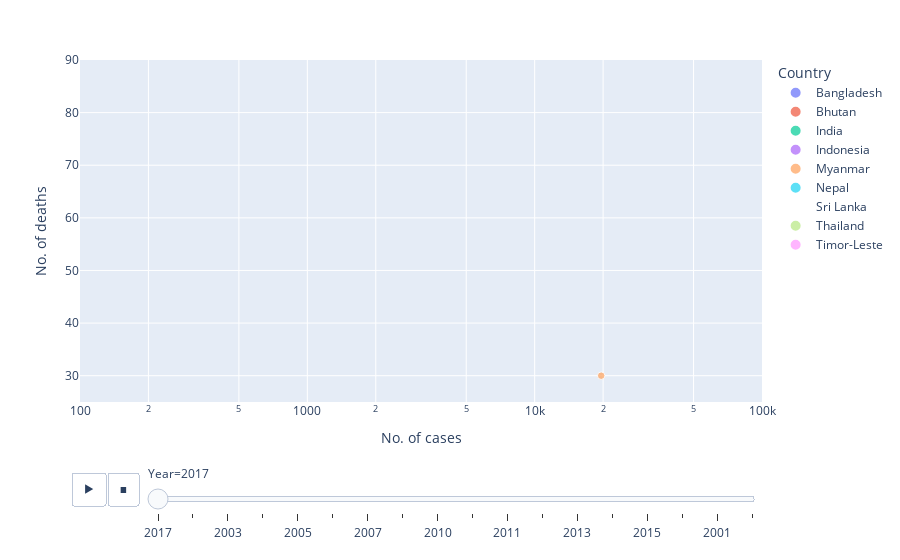

The notebook cell this image was saved under:
### Code cell
import plotly.express as px
px.scatter(df1, x="No. of cases", y="No. of deaths", animation_frame="Year", animation_group="Country",
           size="No. of cases", color="Country", hover_name="Country",
           log_x=True, size_max=55, range_x=[100,100000], range_y=[25,90])

### Figure 1 — Plotly figure (JSON) as saved in the notebook; plotly's stock layout.template omitted (floating-point values rounded to 4 significant figures)
{"data": [{"hovertemplate": "<b>%{hovertext}</b><br><br>Country=Bangladesh<br>Year=2017<br>No. of cases=%{marker.size}<br>No. of deaths=%{y}<extra></extra>", "hovertext": ["Bangladesh"], "ids": ["Bangladesh"], "legendgroup": "Bangladesh", "marker": {"color": "#636efa", "size": [4893], "sizemode": "area", "sizeref": 689.4, "symbol": "circle"}, "mode": "markers", "name": "Bangladesh", "orientation": "v", "showlegend": true, "type": "scatter", "x": [4893], "xaxis": "x", "y": [13], "yaxis": "y"}, {"hovertemplate": "<b>%{hovertext}</b><br><br>Country=Bhutan<br>Year=2017<br>No. of cases=%{marker.size}<br>No. of deaths=%{y}<extra></extra>", "hovertext": ["Bhutan"], "ids": ["Bhutan"], "legendgroup": "Bhutan", "marker": {"color": "#EF553B", "size": [24], "sizemode": "area", "sizeref": 689.4, "symbol": "circle"}, "mode": "markers", "name": "Bhutan", "orientation": "v", "showlegend": true, "type": "scatter", "x": [24], "xaxis": "x", "y": [1], "yaxis": "y"}, {"hovertemplate": "<b>%{hovertext}</b><br><br>Country=India<br>Year=2017<br>No. of cases=%{marker.size}<br>No. of deaths=%{y}<extra></extra>", "hovertext": ["India"], "ids": ["India"], "legendgroup": "India", "marker": {"color": "#00cc96", "size": [844558], "sizemode": "area", "sizeref": 689.4, "symbol": "circle"}, "mode": "markers", "name": "India", "orientation": "v", "showlegend": true, "type": "scatter", "x": [844558], "xaxis": "x", "y": [194], "yaxis": "y"}, {"hovertemplate": "<b>%{hovertext}</b><br><br>Country=Indonesia<br>Year=2017<br>No. of cases=%{marker.size}<br>No. of deaths=%{y}<extra></extra>", "hovertext": ["Indonesia"], "ids": ["Indonesia"], "legendgroup": "Indonesia", "marker": {"color": "#ab63fa", "size": [261617], "sizemode": "area", "sizeref": 689.4, "symbol": "circle"}, "mode": "markers", "name": "Indonesia", "orientation": "v", "showlegend": true, "type": "scatter", "x": [261617], "xaxis": "x", "y": [47], "yaxis": "y"}, {"hovertemplate": "<b>%{hovertext}</b><br><br>Country=Myanmar<br>Year=2017<br>No. of cases=%{marker.size}<br>No. of deaths=%{y}<extra></extra>", "hovertext": ["Myanmar"], "ids": ["Myanmar"], "legendgroup": "Myanmar", "marker": {"color": "#FFA15A", "size": [19619], "sizemode": "area", "sizeref": 689.4, "symbol": "circle"}, "mode": "markers", "name": "Myanmar", "orientation": "v", "showlegend": true, "type": "scatter", "x": [19619], "xaxis": "x", "y": [30], "yaxis": "y"}, {"hovertemplate": "<b>%{hovertext}</b><br><br>Country=Nepal<br>Year=2017<br>No. of cases=%{marker.size}<br>No. of deaths=%{y}<extra></extra>", "hovertext": ["Nepal"], "ids": ["Nepal"], "legendgroup": "Nepal", "marker": {"color": "#19d3f3", "size": [623], "sizemode": "area", "sizeref": 689.4, "symbol": "circle"}, "mode": "markers", "name": "Nepal", "orientation": "v", "showlegend": true, "type": "scatter", "x": [623], "xaxis": "x", "y": [3], "yaxis": "y"}, {"hovertemplate": "<b>%{hovertext}</b><br><br>Country=Sri Lanka<br>Year=2017<br>No. of cases=%{marker.size}<br>No. of deaths=%{y}<extra></extra>", "hovertext": ["Sri Lanka"], "ids": ["Sri Lanka"], "legendgroup": "Sri Lanka", "marker": {"color": "#FF6692", "size": [0], "sizemode": "area", "sizeref": 689.4, "symbol": "circle"}, "mode": "markers", "name": "Sri Lanka", "orientation": "v", "showlegend": true, "type": "scatter", "x": [0], "xaxis": "x", "y": [0], "yaxis": "y"}, {"hovertemplate": "<b>%{hovertext}</b><br><br>Country=Thailand<br>Year=2017<br>No. of cases=%{marker.size}<br>No. of deaths=%{y}<extra></extra>", "hovertext": ["Thailand"], "ids": ["Thailand"], "legendgroup": "Thailand", "marker": {"color": "#B6E880", "size": [11440], "sizemode": "area", "sizeref": 689.4, "symbol": "circle"}, "mode": "markers", "name": "Thailand", "orientation": "v", "showlegend": true, "type": "scatter", "x": [11440], "xaxis": "x", "y": [11], "yaxis": "y"}, {"hovertemplate": "<b>%{hovertext}</b><br><br>Country=Timor-Leste<br>Year=2017<br>No. of cases=%{marker.size}<br>No. of deaths=%{y}<extra></extra>", "hovertext": ["Timor-Leste"], "ids": ["Timor-Leste"], "legendgroup": "Timor-Leste", "marker": {"color": "#FF97FF", "size": [16], "sizemode": "area", "sizeref": 689.4, "symbol": "circle"}, "mode": "markers", "name": "Timor-Leste", "orientation": "v", "showlegend": true, "type": "scatter", "x": [16], "xaxis": "x", "y": [0], "yaxis": "y"}], "layout": {"legend": {"itemsizing": "constant", "title": {"text": "Country"}, "tracegroupgap": 0}, "margin": {"t": 60}, "sliders": [{"active": 0, "currentvalue": {"prefix": "Year="}, "len": 0.9, "pad": {"b": 10, "t": 60}, "steps": [{"args": [["2017"], {"frame": {"duration": 0, "redraw": false}, "fromcurrent": true, "mode": "immediate", "transition": {"duration": 0, "easing": "linear"}}], "label": "2017", "method": "animate"}, {"args": [["2002"], {"frame": {"duration": 0, "redraw": false}, "fromcurrent": true, "mode": "immediate", "transition": {"duration": 0, "easing": "linear"}}], "label": "2002", "method": "animate"}, {"args": [["2003"], {"frame": {"duration": 0, "redraw": false}, "fromcurrent": true, "mode": "immediate", "transition": {"duration": 0, "easing": "linear"}}], "label": "2003", "method": "animate"}, {"args": [["2004"], {"frame": {"duration": 0, "redraw": false}, "fromcurrent": true, "mode": "immediate", "transition": {"duration": 0, "easing": "linear"}}], "label": "2004", "method": "animate"}, {"args": [["2005"], {"frame": {"duration": 0, "redraw": false}, "fromcurrent": true, "mode": "immediate", "transition": {"duration": 0, "easing": "linear"}}], "label": "2005", "method": "animate"}, {"args": [["2006"], {"frame": {"duration": 0, "redraw": false}, "fromcurrent": true, "mode": "immediate", "transition": {"duration": 0, "easing": "linear"}}], "label": "2006", "method": "animate"}, {"args": [["2007"], {"frame": {"duration": 0, "redraw": false}, "fromcurrent": true, "mode": "immediate", "transition": {"duration": 0, "easing": "linear"}}], "label": "2007", "method": "animate"}, {"args": [["2008"], {"frame": {"duration": 0, "redraw": false}, "fromcurrent": true, "mode": "immediate", "transition": {"duration": 0, "easing": "linear"}}], "label": "2008", "method": "animate"}, {"args": [["2010"], {"frame": {"duration": 0, "redraw": false}, "fromcurrent": true, "mode": "immediate", "transition": {"duration": 0, "easing": "linear"}}], "label": "2010", "method": "animate"}, {"args": [["2000"], {"frame": {"duration": 0, "redraw": false}, "fromcurrent": true, "mode": "immediate", "transition": {"duration": 0, "easing": "linear"}}], "label": "2000", "method": "animate"}, {"args": [["2011"], {"frame": {"duration": 0, "redraw": false}, "fromcurrent": true, "mode": "immediate", "transition": {"duration": 0, "easing": "linear"}}], "label": "2011", "method": "animate"}, {"args": [["2012"], {"frame": {"duration": 0, "redraw": false}, "fromcurrent": true, "mode": "immediate", "transition": {"duration": 0, "easing": "linear"}}], "label": "2012", "method": "animate"}, {"args": [["2013"], {"frame": {"duration": 0, "redraw": false}, "fromcurrent": true, "mode": "immediate", "transition": {"duration": 0, "easing": "linear"}}], "label": "2013", "method": "animate"}, {"args": [["2014"], {"frame": {"duration": 0, "redraw": false}, "fromcurrent": true, "mode": "immediate", "transition": {"duration": 0, "easing": "linear"}}], "label": "2014", "method": "animate"}, {"args": [["2015"], {"frame": {"duration": 0, "redraw": false}, "fromcurrent": true, "mode": "immediate", "transition": {"duration": 0, "easing": "linear"}}], "label": "2015", "method": "animate"}, {"args": [["2009"], {"frame": {"duration": 0, "redraw": false}, "fromcurrent": true, "mode": "immediate", "transition": {"duration": 0, "easing": "linear"}}], "label": "2009", "method": "animate"}, {"args": [["2001"], {"frame": {"duration": 0, "redraw": false}, "fromcurrent": true, "mode": "immediate", "transition": {"duration": 0, "easing": "linear"}}], "label": "2001", "method": "animate"}, {"args": [["2016"], {"frame": {"duration": 0, "redraw": false}, "fromcurrent": true, "mode": "immediate", "transition": {"duration": 0, "easing": "linear"}}], "label": "2016", "method": "animate"}], "x": 0.1, "xanchor": "left", "y": 0, "yanchor": "top"}], "updatemenus": [{"buttons": [{"args": [null, {"frame": {"duration": 500, "redraw": false}, "fromcurrent": true, "mode": "immediate", "transition": {"duration": 500, "easing": "linear"}}], "label": "&#9654;", "method": "animate"}, {"args": [[null], {"frame": {"duration": 0, "redraw": false}, "fromcurrent": true, "mode": "immediate", "transition": {"duration": 0, "easing": "linear"}}], "label": "&#9724;", "method": "animate"}], "direction": "left", "pad": {"r": 10, "t": 70}, "showactive": false, "type": "buttons", "x": 0.1, "xanchor": "right", "y": 0, "yanchor": "top"}], "xaxis": {"anchor": "y", "domain": [0, 1], "range": [2, 5], "title": {"text": "No. of cases"}, "type": "log"}, "yaxis": {"anchor": "x", "domain": [0, 1], "range": [25, 90], "title": {"text": "No. of deaths"}}}}
